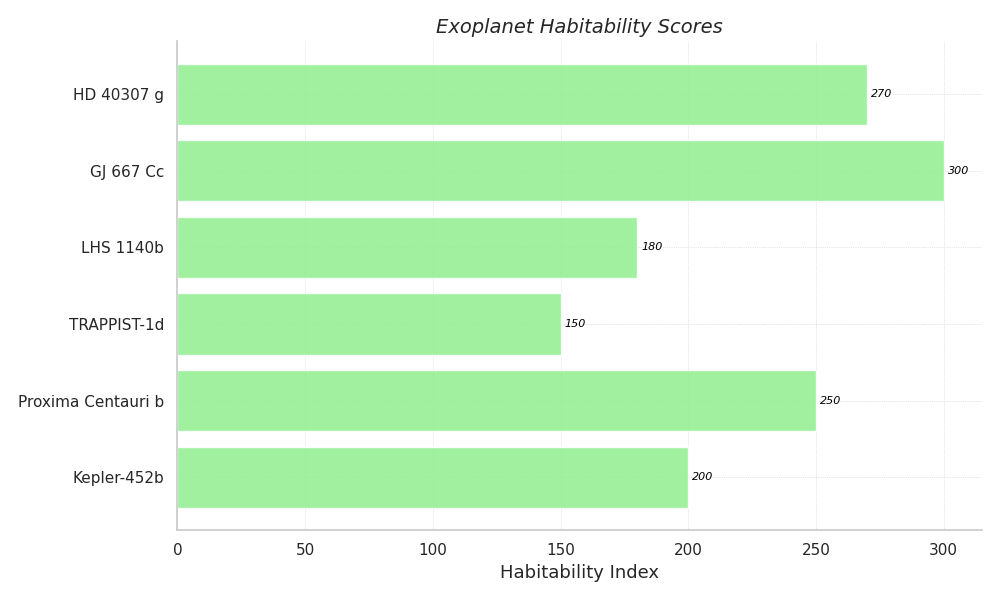

Python code for this plot:
import matplotlib.pyplot as plt
import numpy as np

exoplanet_names = ['Kepler-452b', 'Proxima Centauri b', 'TRAPPIST-1d', 'LHS 1140b', 'GJ 667 Cc', 'HD 40307 g']
potential_habitability = [200, 250, 150, 180, 300, 270]

fig, ax = plt.subplots(figsize=(10, 6))

bars = ax.barh(exoplanet_names, potential_habitability, color='lightgreen', edgecolor='w', alpha=0.85)

ax.set_title("Exoplanet Habitability Scores", fontsize=14, fontstyle='italic')
ax.set_xlabel("Habitability Index", fontsize=13)

line_styles = ['--', '-.', ':', '-', '--', '-.']
marker_types = ['o', 'v', '^', '<', '>', 's']
for i, bar in enumerate(bars):
    width = bar.get_width()
    ax.annotate(f'{width}',
                xy=(width, bar.get_y() + bar.get_height() / 2),
                xytext=(3, 0),
                textcoords="offset points",
                va='center', ha='left', fontsize=8,
                color='black', style='italic')

ax.grid(True, which='both', linestyle=':', linewidth=0.5)
ax.spines['top'].set_visible(False)
ax.spines['right'].set_visible(False)
plt.tight_layout()
plt.show()
